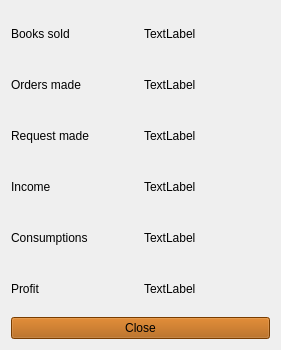
<?xml version="1.0" encoding="UTF-8"?>
<ui version="4.0">
 <class>ReportWindow</class>
 <widget class="QWidget" name="ReportWindow">
  <property name="geometry">
   <rect>
    <x>0</x>
    <y>0</y>
    <width>281</width>
    <height>350</height>
   </rect>
  </property>
  <property name="windowTitle">
   <string>Report</string>
  </property>
  <layout class="QVBoxLayout" name="verticalLayout">
   <item>
    <layout class="QGridLayout" name="gridLayout">
     <item row="0" column="1">
      <widget class="QLabel" name="booksSold">
       <property name="text">
        <string>TextLabel</string>
       </property>
      </widget>
     </item>
     <item row="0" column="0">
      <widget class="QLabel" name="label">
       <property name="text">
        <string>Books sold</string>
       </property>
      </widget>
     </item>
     <item row="1" column="0">
      <widget class="QLabel" name="label_3">
       <property name="text">
        <string>Orders made</string>
       </property>
      </widget>
     </item>
     <item row="3" column="1">
      <widget class="QLabel" name="income">
       <property name="text">
        <string>TextLabel</string>
       </property>
      </widget>
     </item>
     <item row="3" column="0">
      <widget class="QLabel" name="label_7">
       <property name="text">
        <string>Income</string>
       </property>
      </widget>
     </item>
     <item row="4" column="1">
      <widget class="QLabel" name="consumption">
       <property name="text">
        <string>TextLabel</string>
       </property>
      </widget>
     </item>
     <item row="4" column="0">
      <widget class="QLabel" name="label_9">
       <property name="text">
        <string>Consumptions</string>
       </property>
      </widget>
     </item>
     <item row="1" column="1">
      <widget class="QLabel" name="ordersMade">
       <property name="text">
        <string>TextLabel</string>
       </property>
      </widget>
     </item>
     <item row="6" column="0" colspan="2">
      <widget class="QPushButton" name="closeButton">
       <property name="styleSheet">
        <string notr="true">background-color: rgb(170, 85, 0);</string>
       </property>
       <property name="text">
        <string>Close</string>
       </property>
      </widget>
     </item>
     <item row="2" column="1">
      <widget class="QLabel" name="requestMade">
       <property name="text">
        <string>TextLabel</string>
       </property>
      </widget>
     </item>
     <item row="2" column="0">
      <widget class="QLabel" name="label_5">
       <property name="text">
        <string>Request made</string>
       </property>
      </widget>
     </item>
     <item row="5" column="0">
      <widget class="QLabel" name="label_11">
       <property name="text">
        <string>Profit</string>
       </property>
      </widget>
     </item>
     <item row="5" column="1">
      <widget class="QLabel" name="profit">
       <property name="text">
        <string>TextLabel</string>
       </property>
      </widget>
     </item>
    </layout>
   </item>
  </layout>
 </widget>
 <resources/>
 <connections/>
</ui>
